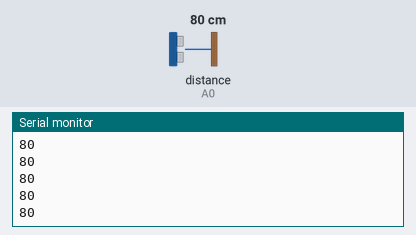
Bench run of a sketch on a simulated Arduino Uno, built with avr-gcc and run on an emulated ATmega328P. Shown: the last lines printed to the serial monitor. The test bench sets the inputs (shaded band); at power-on: distance to the obstacle (sensor on A0) 80 cm.

Above: at 1.2 s.
1.3 s: distance to the obstacle (sensor on A0) set to 2 cm
At 1.44 s:
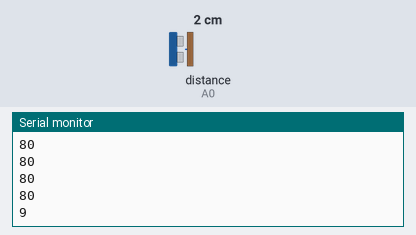
2.8 s: distance to the obstacle (sensor on A0) set to 18 cm
At 2.88 s:
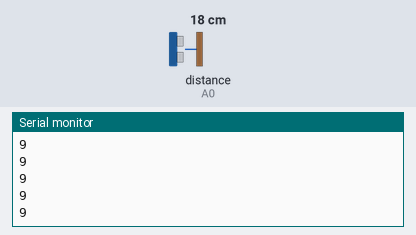
Timing chart, 0 to 5.8 s (numbered marks = the images above; inputs shaded):
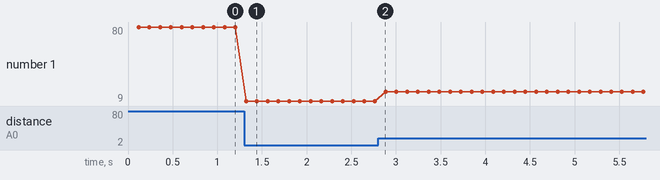

The sketch:

SHARP_IR.ino
```cpp
#include <SharpIR.h>

#define ir A0
#define model 1080
// ir: the pin where your sensor is attached
// model: an int that determines your sensor:  1080 for GP2Y0A21Y
//                                            20150 for GP2Y0A02Y
//                                            (working distance range according to the datasheets)

SharpIR SharpIR(ir, model);

void setup() {
  // put your setup code here, to run once:
  Serial.begin(9600);
}

void loop() {
  delay(100);

  unsigned long pepe1=millis();  // takes the time before the loop on the library begins

  int dis=SharpIR.distance();  // this returns the distance to the object you're measuring


//  Serial.print("Mean distance: ");  // returns it to the serial monitor
  Serial.println(dis);

  unsigned long pepe2=millis()-pepe1;  // the following gives you the time taken to get the measurement
//  Serial.print("Time taken (ms): ");
//  Serial.println(pepe2);

}
```

Measured:
- after the input at 1.3 s, the serial monitor: prints a new line at once (image 1)
- plotted number 1: 80 → 9 after the input at 1.3 s, 9 → 18 after the input at 2.8 s
